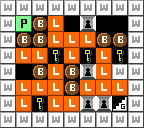

Tiled map render using the project's own tile images. Description and the whole map definition, tile-layer contents included, below:
An orthogonal 9x8 tile map with 16x16 px tiles, 1 tile layer (Tile layer 1).

<map version="1.0" tiledversion="1.1.5" orientation="orthogonal" renderorder="right-down" width="9" height="8" tilewidth="16" tileheight="16" infinite="0" nextobjectid="1">
 <properties>
  <property name="difficulty" value="5" />
  <property name="name" value="Burning Maze" />
  <property name="turns" value="31" />
 </properties>
 <tileset firstgid="1" source="../../../dev/editor_tileset.tsx" />
 <layer name="Tile layer 1" width="9" height="8">
  <data encoding="csv">
1,1,1,1,1,1,1,1,1,
1,17,2,3,0,4,0,0,1,
1,2,2,3,3,3,2,2,1,
1,3,3,5,3,5,3,5,1,
1,0,2,3,2,4,3,1,1,
1,3,3,3,2,3,3,3,1,
1,3,5,3,3,4,4,18,1,
1,1,1,1,1,1,1,1,1
</data>
 </layer>
</map>
